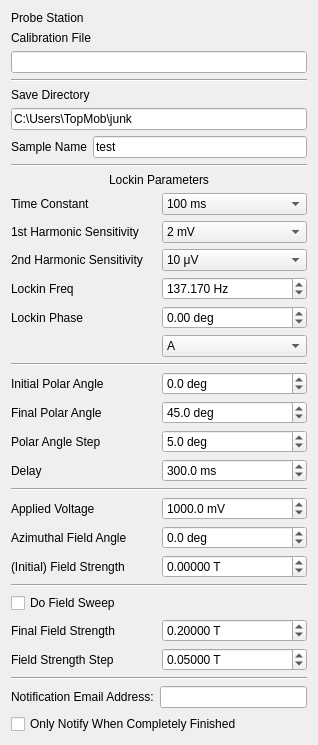
<?xml version="1.0" encoding="UTF-8"?>
<ui version="4.0">
 <class>Form</class>
 <widget class="QWidget" name="Form">
  <property name="geometry">
   <rect>
    <x>0</x>
    <y>0</y>
    <width>318</width>
    <height>662</height>
   </rect>
  </property>
  <property name="windowTitle">
   <string>Form</string>
  </property>
  <layout class="QVBoxLayout" name="verticalLayout">
       <item>
    <layout class="QGridLayout" name="station_params">
     <item row="0" column="0">
      <widget class="QLabel" name="label_12">
       <property name="enabled">
        <bool>true</bool>
       </property>
       <property name="text">
        <string>Probe Station</string>
       </property>
      </widget>
     </item>
     <item row="0" column="1">
      <widget class="QLabel" name="station_name">
       <property name="enabled">
        <bool>true</bool>
       </property>
      </widget>
     </item>
     <item row="2" column="0" colspan="2">
      <widget class="QLineEdit" name="calib_file"/>
     </item>
     <item row="1" column="0">
      <widget class="QLabel" name="label_12">
       <property name="enabled">
        <bool>true</bool>
       </property>
       <property name="text">
        <string>Calibration File</string>
       </property>
      </widget>
     </item>
    </layout>
   </item>
   <item>
    <widget class="Line" name="line">
     <property name="orientation">
      <enum>Qt::Horizontal</enum>
     </property>
    </widget>
   </item>
   <item>
    <layout class="QGridLayout" name="save_params">
     <item row="0" column="0" colspan="2">
      <widget class="QLabel" name="label_8">
       <property name="text">
        <string>Save Directory</string>
       </property>
      </widget>
     </item>
     <item row="1" column="0" colspan="2">
      <widget class="QLineEdit" name="save_dir">
       <property name="text">
        <string>C:\Users\TopMob\junk</string>
       </property>
       <property name="placeholderText">
        <string>C:\Users\</string>
       </property>
      </widget>
     </item>
     <item row="2" column="1">
      <widget class="QLineEdit" name="sample_name">
       <property name="text">
        <string>test</string>
       </property>
       <property name="placeholderText">
        <string>test</string>
       </property>
      </widget>
     </item>
     <item row="2" column="0">
      <widget class="QLabel" name="label_12">
       <property name="enabled">
        <bool>true</bool>
       </property>
       <property name="text">
        <string>Sample Name</string>
       </property>
      </widget>
     </item>
    </layout>
   </item>
   <item>
    <widget class="Line" name="line_3">
     <property name="orientation">
      <enum>Qt::Horizontal</enum>
     </property>
    </widget>
   </item>
   <item>
    <layout class="QGridLayout" name="lockin_params">
     <item row="0" column="0" colspan="2">
      <widget class="QLabel" name="label_7">
       <property name="text">
        <string>Lockin Parameters</string>
       </property>
       <property name="alignment">
        <set>Qt::AlignCenter</set>
       </property>
      </widget>
     </item>
      <item row="4" column="1">
      <widget class="QDoubleSpinBox" name="lockin_freq">
       <property name="suffix">
        <string> Hz</string>
       </property>
       <property name="decimals">
        <number>3</number>
       </property>
       <property name="maximum">
        <double>10000.000000000000000</double>
       </property>
       <property name="value">
        <double>137.1700000000000000</double>
       </property>
       <property name="singleStep">
        <double>0.00100000000000</double>
       </property>
      </widget>
     </item>
     <item row="5" column="0">
      <widget class="QLabel" name="label_13">
       <property name="text">
        <string>Lockin Phase</string>
       </property>
      </widget>
     </item>
     <item row="5" column="1">
      <widget class="QDoubleSpinBox" name="lockin_phase">
       <property name="suffix">
        <string> deg</string>
       </property>
       <property name="decimals">
        <number>2</number>
       </property>
       <property name="maximum">
        <double>360.000000000000000</double>
       </property>
       <property name="minimum">
        <double>-360.000000000000000</double>
       </property>
       <property name="value">
        <double>0.00000000000000</double>
       </property>
       <property name="singleStep">
        <double>0.00100000000000</double>
       </property>
      </widget>
     </item>
     <item row="4" column="0">
      <widget class="QLabel" name="label_13">
       <property name="text">
        <string>Lockin Freq</string>
       </property>
      </widget>
     </item>

 <item row="6" column="1">
      <widget class="QComboBox" name="lockin_channel">
       <property name="editable">
        <bool>false</bool>
       </property>
       <property name="currentIndex">
        <number>0</number>
       </property>
       <item>
        <property name="text">
         <string>A</string>
        </property>
       </item>
       <item>
        <property name="text">
         <string>A-B</string>
        </property>
       </item>
      </widget>
     </item>
     <item row="3" column="0">
      <widget class="QLabel" name="label_11">
       <property name="text">
        <string>2nd Harmonic Sensitivity</string>
       </property>
      </widget>
     </item>
     <item row="2" column="1">
      <widget class="QComboBox" name="sensitivity1">
       <property name="editable">
        <bool>false</bool>
       </property>
       <property name="currentIndex">
        <number>19</number>
       </property>
       <item>
        <property name="text">
         <string>0 V</string>
        </property>
       </item>
       <item>
        <property name="text">
         <string>2 nV</string>
        </property>
       </item>
       <item>
        <property name="text">
         <string>5 nV</string>
        </property>
       </item>
       <item>
        <property name="text">
         <string>10 nV</string>
        </property>
       </item>
       <item>
        <property name="text">
         <string>20 nV</string>
        </property>
       </item>
       <item>
        <property name="text">
         <string>50 nV</string>
        </property>
       </item>
       <item>
        <property name="text">
         <string>100 nV</string>
        </property>
       </item>
       <item>
        <property name="text">
         <string>200 nV</string>
        </property>
       </item>
       <item>
        <property name="text">
         <string>500 nV</string>
        </property>
       </item>
       <item>
        <property name="text">
         <string>1 μV</string>
        </property>
       </item>
       <item>
        <property name="text">
         <string>2 μV</string>
        </property>
       </item>
       <item>
        <property name="text">
         <string>5 μV</string>
        </property>
       </item>
       <item>
        <property name="text">
         <string>10 μV</string>
        </property>
       </item>
       <item>
        <property name="text">
         <string>20 μV</string>
        </property>
       </item>
       <item>
        <property name="text">
         <string>50 μV</string>
        </property>
       </item>
       <item>
        <property name="text">
         <string>100 μV</string>
        </property>
       </item>
       <item>
        <property name="text">
         <string>200 μV</string>
        </property>
       </item>
       <item>
        <property name="text">
         <string>500 μV</string>
        </property>
       </item>
       <item>
        <property name="text">
         <string>1 mV</string>
        </property>
       </item>
       <item>
        <property name="text">
         <string>2 mV</string>
        </property>
       </item>
       <item>
        <property name="text">
         <string>5 mV</string>
        </property>
       </item>
       <item>
        <property name="text">
         <string>10 mV</string>
        </property>
       </item>
       <item>
        <property name="text">
         <string>20 mV</string>
        </property>
       </item>
       <item>
        <property name="text">
         <string>50 mV</string>
        </property>
       </item>
       <item>
        <property name="text">
         <string>100 mV</string>
        </property>
       </item>
       <item>
        <property name="text">
         <string>200 mV</string>
        </property>
       </item>
       <item>
        <property name="text">
         <string>500 mV</string>
        </property>
       </item>
       <item>
        <property name="text">
         <string>1 V</string>
        </property>
       </item>
      </widget>
     </item>
     <item row="2" column="0">
      <widget class="QLabel" name="label_2">
       <property name="text">
        <string>1st Harmonic Sensitivity</string>
       </property>
      </widget>
     </item>
     <item row="1" column="0">
      <widget class="QLabel" name="label_3">
       <property name="text">
        <string>Time Constant</string>
       </property>
      </widget>
     </item>
     <item row="1" column="1">
      <widget class="QComboBox" name="time_constant">
       <property name="currentText">
        <string>100 ms</string>
       </property>
       <property name="currentIndex">
        <number>11</number>
       </property>
       <item>
        <property name="text">
         <string>10 μs</string>
        </property>
       </item>
       <item>
        <property name="text">
         <string>20 μs</string>
        </property>
       </item>
       <item>
        <property name="text">
         <string>40 μs</string>
        </property>
       </item>
       <item>
        <property name="text">
         <string>80 μs</string>
        </property>
       </item>
       <item>
        <property name="text">
         <string>160 μs</string>
        </property>
       </item>
       <item>
        <property name="text">
         <string>320 μs</string>
        </property>
       </item>
       <item>
        <property name="text">
         <string>640 μs</string>
        </property>
       </item>
       <item>
        <property name="text">
         <string>5 ms</string>
        </property>
       </item>
       <item>
        <property name="text">
         <string>10 ms</string>
        </property>
       </item>
       <item>
        <property name="text">
         <string>20 ms</string>
        </property>
       </item>
       <item>
        <property name="text">
         <string>50 ms</string>
        </property>
       </item>
       <item>
        <property name="text">
         <string>100 ms</string>
        </property>
       </item>
       <item>
        <property name="text">
         <string>200 ms</string>
        </property>
       </item>
       <item>
        <property name="text">
         <string>500 ms</string>
        </property>
       </item>
       <item>
        <property name="text">
         <string>1 s</string>
        </property>
       </item>
       <item>
        <property name="text">
         <string>2 s</string>
        </property>
       </item>
       <item>
        <property name="text">
         <string>5 s</string>
        </property>
       </item>
       <item>
        <property name="text">
         <string>10 s</string>
        </property>
       </item>
       <item>
        <property name="text">
         <string>20 s</string>
        </property>
       </item>
       <item>
        <property name="text">
         <string>50 s</string>
        </property>
       </item>
       <item>
        <property name="text">
         <string>100 s</string>
        </property>
       </item>
       <item>
        <property name="text">
         <string>200 s</string>
        </property>
       </item>
       <item>
        <property name="text">
         <string>500 s</string>
        </property>
       </item>
       <item>
        <property name="text">
         <string>1 ks</string>
        </property>
       </item>
       <item>
        <property name="text">
         <string>2 ks</string>
        </property>
       </item>
       <item>
        <property name="text">
         <string>5 ks</string>
        </property>
       </item>
       <item>
        <property name="text">
         <string>10 ks</string>
        </property>
       </item>
       <item>
        <property name="text">
         <string>20 ks</string>
        </property>
       </item>
       <item>
        <property name="text">
         <string>50 ks</string>
        </property>
       </item>
      </widget>
     </item>
     <item row="3" column="1">
      <widget class="QComboBox" name="sensitivity2">
       <property name="currentIndex">
        <number>12</number>
       </property>
       <item>
        <property name="text">
         <string>0 V</string>
        </property>
       </item>
       <item>
        <property name="text">
         <string>2 nV</string>
        </property>
       </item>
       <item>
        <property name="text">
         <string>5 nV</string>
        </property>
       </item>
       <item>
        <property name="text">
         <string>10 nV</string>
        </property>
       </item>
       <item>
        <property name="text">
         <string>20 nV</string>
        </property>
       </item>
       <item>
        <property name="text">
         <string>50 nV</string>
        </property>
       </item>
       <item>
        <property name="text">
         <string>100 nV</string>
        </property>
       </item>
       <item>
        <property name="text">
         <string>200 nV</string>
        </property>
       </item>
       <item>
        <property name="text">
         <string>500 nV</string>
        </property>
       </item>
       <item>
        <property name="text">
         <string>1 μV</string>
        </property>
       </item>
       <item>
        <property name="text">
         <string>2 μV</string>
        </property>
       </item>
       <item>
        <property name="text">
         <string>5 μV</string>
        </property>
       </item>
       <item>
        <property name="text">
         <string>10 μV</string>
        </property>
       </item>
       <item>
        <property name="text">
         <string>20 μV</string>
        </property>
       </item>
       <item>
        <property name="text">
         <string>50 μV</string>
        </property>
       </item>
       <item>
        <property name="text">
         <string>100 μV</string>
        </property>
       </item>
       <item>
        <property name="text">
         <string>200 μV</string>
        </property>
       </item>
       <item>
        <property name="text">
         <string>500 μV</string>
        </property>
       </item>
       <item>
        <property name="text">
         <string>1 mV</string>
        </property>
       </item>
       <item>
        <property name="text">
         <string>2 mV</string>
        </property>
       </item>
       <item>
        <property name="text">
         <string>5 mV</string>
        </property>
       </item>
       <item>
        <property name="text">
         <string>10 mV</string>
        </property>
       </item>
       <item>
        <property name="text">
         <string>20 mV</string>
        </property>
       </item>
       <item>
        <property name="text">
         <string>50 mV</string>
        </property>
       </item>
       <item>
        <property name="text">
         <string>100 mV</string>
        </property>
       </item>
       <item>
        <property name="text">
         <string>200 mV</string>
        </property>
       </item>
       <item>
        <property name="text">
         <string>500 mV</string>
        </property>
       </item>
       <item>
        <property name="text">
         <string>1 V</string>
        </property>
       </item>
      </widget>
     </item>
    </layout>
   </item>
   <item>
    <widget class="Line" name="line">
     <property name="orientation">
      <enum>Qt::Horizontal</enum>
     </property>
    </widget>
   </item>
   <item>
    <layout class="QGridLayout" name="initial_params">
     <item row="0" column="1">
      <widget class="QDoubleSpinBox" name="polar_start">
       <property name="suffix">
        <string> deg</string>
       </property>
       <property name="decimals">
        <number>1</number>
       </property>
       <property name="maximum">
        <double>90.000000000000000</double>
       </property>
       <property name="minimum">
        <double>-90.000000000000000</double>
       </property>
       <property name="singleStep">
        <double>0.500000000000000</double>
       </property>
       <property name="value">
        <double>0.000000000000000</double>
       </property>
      </widget>
     </item>
     <item row="0" column="0">
      <widget class="QLabel" name="label_14">
       <property name="text">
        <string>Initial Polar Angle</string>
       </property>
      </widget>
     </item>
     <item row="2" column="0">
      <widget class="QLabel" name="label_9">
       <property name="text">
        <string>Polar Angle Step</string>
       </property>
      </widget>
     </item>
     <item row="2" column="1">
      <widget class="QDoubleSpinBox" name="polar_step">
       <property name="suffix">
        <string> deg</string>
       </property>
       <property name="decimals">
        <number>1</number>
       </property>
       <property name="maximum">
        <double>345.000000000000000</double>
       </property>
       <property name="singleStep">
        <double>0.500000000000000</double>
       </property>
       <property name="value">
        <double>5.000000000000000</double>
       </property>
      </widget>
     </item>
     <item row="1" column="1">
      <widget class="QDoubleSpinBox" name="polar_end">
       <property name="suffix">
        <string> deg</string>
       </property>
       <property name="decimals">
        <number>1</number>
       </property>
       <property name="maximum">
        <double>90.000000000000000</double>
       </property>
       <property name="minimum">
        <double>-90.000000000000000</double>
       </property>
       <property name="singleStep">
        <double>0.500000000000000</double>
       </property>
       <property name="value">
        <double>45.000000000000000</double>
       </property>
      </widget>
     </item>
     <item row="1" column="0">
      <widget class="QLabel" name="label_19">
       <property name="text">
        <string>Final Polar Angle</string>
       </property>
      </widget>
     </item>
     <item row="3" column="0">
      <widget class="QLabel" name="label_15">
       <property name="text">
        <string>Delay</string>
       </property>
      </widget>
     </item>
     <item row="3" column="1">
      <widget class="QDoubleSpinBox" name="delay">
       <property name="suffix">
        <string> ms</string>
       </property>
       <property name="decimals">
        <number>1</number>
       </property>
       <property name="maximum">
        <double>50000.000000000000000</double>
       </property>
       <property name="value">
        <double>300.000000000000000</double>
       </property>
      </widget>
     </item>
    </layout>
   </item>
   <item>
    <widget class="Line" name="line_4">
     <property name="orientation">
      <enum>Qt::Horizontal</enum>
     </property>
    </widget>
   </item>
   <item>
    <layout class="QGridLayout" name="gridLayout">
     <item row="0" column="0">
      <widget class="QLabel" name="label">
       <property name="text">
        <string>Applied Voltage</string>
       </property>
      </widget>
     </item>
     <item row="0" column="1">
      <widget class="QDoubleSpinBox" name="applied_voltage">
       <property name="suffix">
        <string> mV</string>
       </property>
       <property name="decimals">
        <number>1</number>
       </property>
       <property name="maximum">
        <double>5000.000000000000000</double>
       </property>
       <property name="singleStep">
        <double>1.000000000000000</double>
       </property>
       <property name="value">
        <double>1000.000000000000000</double>
       </property>
      </widget>
     </item>
     <item row="2" column="1">
      <widget class="QDoubleSpinBox" name="field_start">
       <property name="suffix">
        <string> T</string>
       </property>
       <property name="decimals">
        <number>5</number>
       </property>
       <property name="minimum">
        <double>-0.300000000000000</double>
       </property>
       <property name="maximum">
        <double>0.30000000000000</double>
       </property>
       <property name="singleStep">
        <double>0.000010000000000</double>
       </property>
      </widget>
     </item>
     <item row="2" column="0">
      <widget class="QLabel" name="label_4">
       <property name="text">
        <string>(Initial) Field Strength</string>
       </property>
      </widget>
     </item>
     <item row="1" column="0">
      <widget class="QLabel" name="label_10">
       <property name="text">
        <string>Azimuthal Field Angle</string>
       </property>
      </widget>
     </item>
     <item row="1" column="1">
      <widget class="QDoubleSpinBox" name="azimuth_field">
       <property name="suffix">
        <string> deg</string>
       </property>
       <property name="decimals">
        <number>1</number>
       </property>
       <property name="maximum">
        <double>170.000000000000000</double>
       </property>
       <property name="minimum">
        <double>-170.000000000000000</double>
       </property>
       <property name="singleStep">
        <double>0.500000000000000</double>
       </property>
      </widget>
     </item>
    </layout>
   </item>
   <item>
    <widget class="Line" name="line_2">
     <property name="orientation">
      <enum>Qt::Horizontal</enum>
     </property>
    </widget>
   </item>
   <item>
    <layout class="QGridLayout" name="gridLayout_2">
     <item row="0" column="0" colspan="2">
      <widget class="QCheckBox" name="do_field_sweep">
       <property name="text">
        <string>Do Field Sweep</string>
       </property>
       <property name="tristate">
        <bool>false</bool>
       </property>
      </widget>
     </item>
     <item row="1" column="1">
      <widget class="QDoubleSpinBox" name="field_end">
       <property name="suffix">
        <string> T</string>
       </property>
       <property name="decimals">
        <number>5</number>
       </property>
       <property name="minimum">
        <double>-0.300000000000000</double>
       </property>
       <property name="maximum">
        <double>0.300000000000000</double>
       </property>
       <property name="singleStep">
        <double>0.000010000000000</double>
       </property>
       <property name="value">
        <double>0.200000000000000</double>
       </property>
      </widget>
     </item>
     <item row="1" column="0">
      <widget class="QLabel" name="label_5">
       <property name="text">
        <string>Final Field Strength</string>
       </property>
      </widget>
     </item>
     <item row="2" column="0">
      <widget class="QLabel" name="label_6">
       <property name="text">
        <string>Field Strength Step</string>
       </property>
      </widget>
     </item>
     <item row="2" column="1">
      <widget class="QDoubleSpinBox" name="field_step">
       <property name="suffix">
        <string> T</string>
       </property>
       <property name="decimals">
        <number>5</number>
       </property>
       <property name="minimum">
        <double>0.000000000000000</double>
       </property>
       <property name="maximum">
        <double>0.300000000000000</double>
       </property>
       <property name="singleStep">
        <double>0.000010000000000</double>
       </property>
       <property name="value">
        <double>0.050000000000000</double>
       </property>
      </widget>
     </item>
    </layout>
   </item>
   <item>
    <widget class="Line" name="line_5">
     <property name="orientation">
      <enum>Qt::Horizontal</enum>
     </property>
    </widget>
   </item>
   <item>
    <layout class="QHBoxLayout" name="horizontalLayout">
     <item>
      <widget class="QLabel" name="label_13">
       <property name="text">
        <string>Notification Email Address:</string>
       </property>
      </widget>
     </item>
     <item>
      <widget class="QLineEdit" name="notify_email"/>
     </item>
    </layout>
   </item>
   <item>
    <widget class="QCheckBox" name="notify_at_end">
     <property name="text">
      <string>Only Notify When Completely Finished</string>
     </property>
    </widget>
   </item>
  </layout>
 </widget>
 <resources/>
 <connections/>
</ui>
